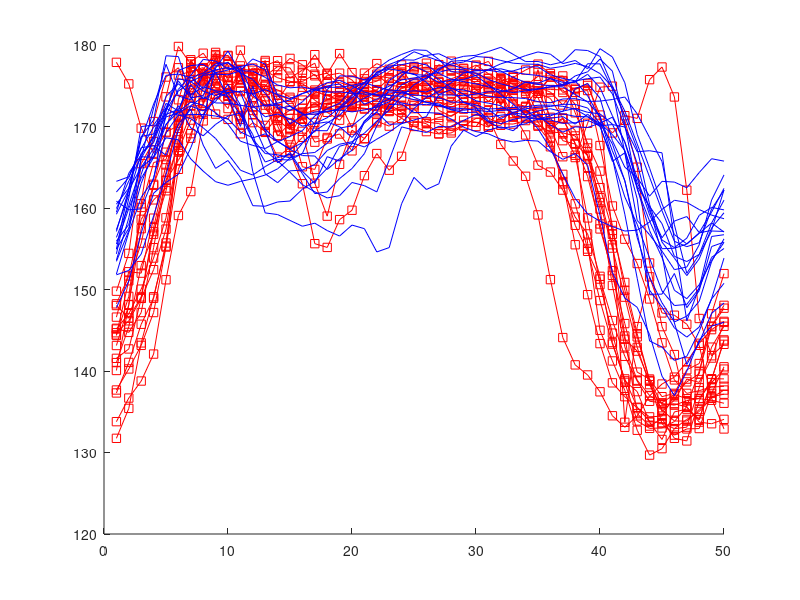
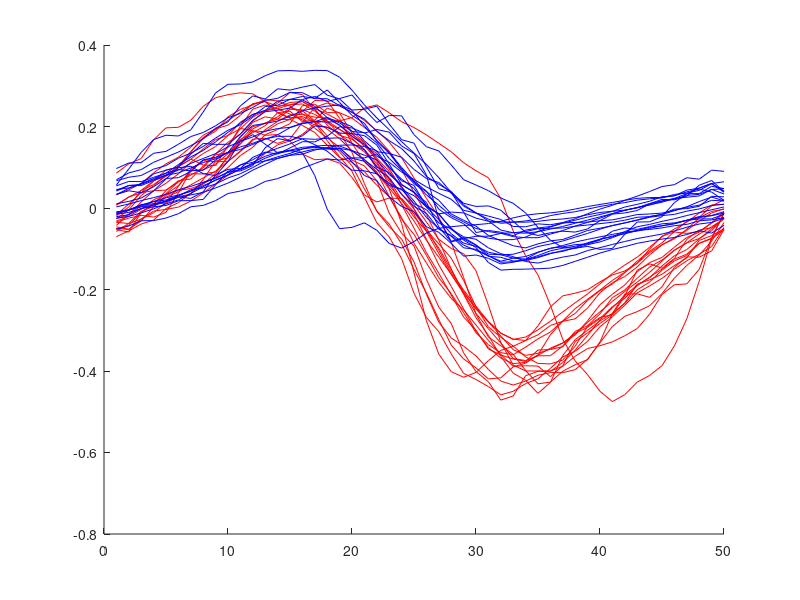
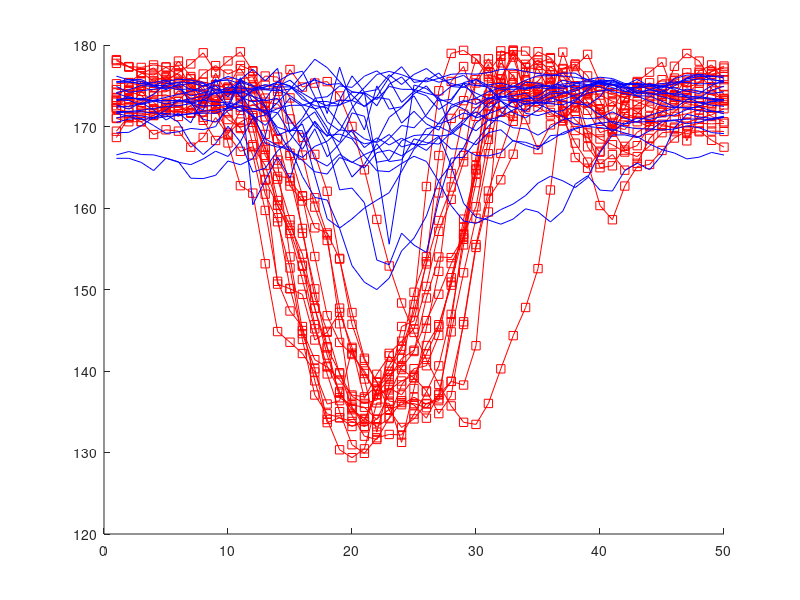
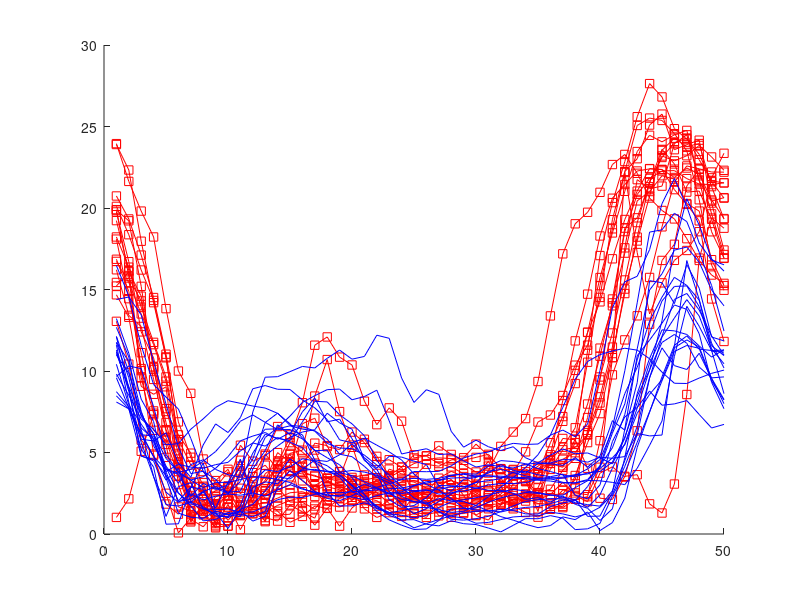

The MATLAB source for these figures, in order:
% test simple features relative postion
% simple feature test which takes different characteristics of the curves
% and  makes a feature based on them
% MM and gaussian unit test
% for 5 key positions
clc
clear all
close all
data_train=load('final_data_for_train_test/train_whole.mat');
data_train=data_train.train_for_model;
[J D]=size(data_train);
%% possible normalization of the data

figure(1)
hold on
figure (2)
hold on
figure (3)
hold on
figure (4)
hold on
figure (5)
hold on
Angles_normal=zeros(4,D);
for h=1:50:D

  %  normalized = featureNormalize(data_train(:, h:h+49)')';
  % get the max and mean
  normalized=data_train(:, h:h+49);
  %normalized=Normalize_between_0_and_1(data_train(:, h:h+49));
  normalized_data(1:27,h:h+49)=normalized;
  dist=zeros(1,50);
  for i=1:50
      a=([normalized(7,i),normalized(8,i),normalized(9,i)]-[normalized(1,i),normalized(2,i), normalized(3,i)]);
      b=([normalized(7,i),normalized(8,i),normalized(9,i)]-[normalized(4,i),normalized(5,i), normalized(6,i)]);
      angle_1(i)=atan2d(norm(cross(a,b)),dot(a,b));
      c=([normalized(19,i),normalized(20,i),normalized(21,i)]-[normalized(25,i),normalized(26,i), normalized(27,i)]);
      d=([normalized(19,i),normalized(20,i),normalized(21,i)]-[normalized(22,i),normalized(23,i), normalized(24,i)]);
%       c=pdist([normalized(25,i),normalized(26,i), normalized(27,i);normalized(22,i),normalized(23,i),normalized(24,i)],'euclidean');
%       a=pdist([normalized(25,i),normalized(26,i), normalized(27,i);normalized(19,i),normalized(20,i),normalized(21,i)],'euclidean');
%       b=pdist([normalized(22,i),normalized(23,i), normalized(24,i);normalized(19,i),normalized(20,i),normalized(21,i)],'euclidean');
      angle_1_r(i)=atan2d(norm(cross(c,d)),dot(c,d));
      %figure(3)
      %[normalized(10,i),normalized(11,i), normalized(12,i);normalized(16,i),normalized(17,i),normalized(18,i)]
      %[normalized(7,i),normalized(8,i), normalized(9,i);normalized(19,i),normalized(20,i),normalized(21,i)]
      %scatter3([normalized(1,i),normalized(25,i)], [normalized(2,i),normalized(26,i)], [normalized(3,i),normalized(27,i)], '.', 'b');
     % ankle hip knee 
      a=([normalized(4,i),normalized(5,i),normalized(6,i)]-[normalized(7,i),normalized(8,i), normalized(9,i)]);
      b=([normalized(4,i),normalized(5,i),normalized(6,i)]-[normalized(1,i),normalized(2,i), normalized(3,i)]);
      angle_1_H(i)=atan2d(norm(cross(a,b)),dot(a,b));
     
      c=([normalized(22,i),normalized(23,i), normalized(24,i)]-[normalized(19,i),normalized(20,i),normalized(21,i)]);
      d=([normalized(22,i),normalized(23,i), normalized(24,i)]-[normalized(25,i),normalized(26,i), normalized(27,i)]);
      angle_1_Hr(i)=atan2d(norm(cross(c,d)),dot(c,d));
     
  end     
  figure(1)
   plot(angle_1, '-sr');
   figure(2)
   plot(normalized(27,:),'r');
 figure(3)
 plot(angle_1_r,'-sr');
 figure(4)
 plot(angle_1_H,'-sr'); 
 figure(5)
  plot(angle_1_Hr,'-sr');
  Angles_normal(1,h:h+49)=angle_1;
  Angles_normal(2,h:h+49)=angle_1_r;
  Angles_normal(3,h:h+49)=angle_1_H;
  Angles_normal(4,h:h+49)=angle_1_Hr;
  
  
  
end
clear normalized
%%
%% abnormal LKI
figure(1)
hold on
LKI=load('final_data_for_train_test/test_normal_2.mat');
LKI=LKI.train_for_model_normal;
[N T]=size(LKI);
nS=T/50;
%number of sequences
Angles_RKI=zeros(4,T);
for h=1:50:T

   %normalized = featureNormalize(LKI(:, h:h+49)')';
   % get the max and mean
   normalized=LKI(:, h:h+49);
  % normalized=Normalize_between_0_and_1(LKI(:, h:h+49));
   normalized_data_LKI(1:27,h:h+49)=normalized;
 dist=zeros(1,50);
  for i=1:50
      a=([normalized(7,i),normalized(8,i),normalized(9,i)]-[normalized(1,i),normalized(2,i), normalized(3,i)]);
      b=([normalized(7,i),normalized(8,i),normalized(9,i)]-[normalized(4,i),normalized(5,i), normalized(6,i)]);
      angle_2(i)=atan2d(norm(cross(a,b)),dot(a,b));
      c=([normalized(19,i),normalized(20,i),normalized(21,i)]-[normalized(25,i),normalized(26,i), normalized(27,i)]);
      d=([normalized(19,i),normalized(20,i),normalized(21,i)]-[normalized(22,i),normalized(23,i), normalized(24,i)]);
%       c=pdist([normalized(25,i),normalized(26,i), normalized(27,i);normalized(22,i),normalized(23,i),normalized(24,i)],'euclidean');
%       a=pdist([normalized(25,i),normalized(26,i), normalized(27,i);normalized(19,i),normalized(20,i),normalized(21,i)],'euclidean');
%       b=pdist([normalized(22,i),normalized(23,i), normalized(24,i);normalized(19,i),normalized(20,i),normalized(21,i)],'euclidean');
      angle_2_r(i)=atan2d(norm(cross(c,d)),dot(c,d));
      %([normalized(7,i),normalized(8,i), normalized(9,i);normalized(19,i),normalized(20,i),normalized(21,i)],'euclidean');
    
      a=([normalized(4,i),normalized(5,i),normalized(6,i)]-[normalized(7,i),normalized(8,i), normalized(9,i)]);
      b=([normalized(4,i),normalized(5,i),normalized(6,i)]-[normalized(1,i),normalized(2,i), normalized(3,i)]);
      angle_2_H(i)=atan2d(norm(cross(a,b)),dot(a,b));
     
      c=([normalized(22,i),normalized(23,i), normalized(24,i)]-[normalized(19,i),normalized(20,i),normalized(21,i)]);
      d=([normalized(22,i),normalized(23,i), normalized(24,i)]-[normalized(25,i),normalized(26,i), normalized(27,i)]);
      angle_2_Hr(i)=atan2d(norm(cross(c,d)),dot(c,d));
      %figure(3)
     % scatter3([normalized(1,i),normalized(25,i)], [normalized(2,i),normalized(26,i)], [normalized(3,i),normalized(27,i)], 'r');
  end  
  figure(1)
   plot(angle_2,'b');
  figure(2)
   plot(normalized(27,:),'b');
    figure(3)
   plot(angle_2_r,'b');
    figure(4)
 plot(angle_2_H,'b'); 
 figure(5)
  plot(angle_2_Hr,'b');
  
  
  Angles_normal_test(1,h:h+49)=angle_2;
  Angles_normal_test(2,h:h+49)=angle_2_r;
  Angles_normal_test(3,h:h+49)=angle_2_H;
  Angles_normal_test(4,h:h+49)=angle_2_Hr;
  
  
end 
% figure(4)
%    hold on
%    plot((angle./angler),'b');
%    plot((angle_1./angler_1), 'r');